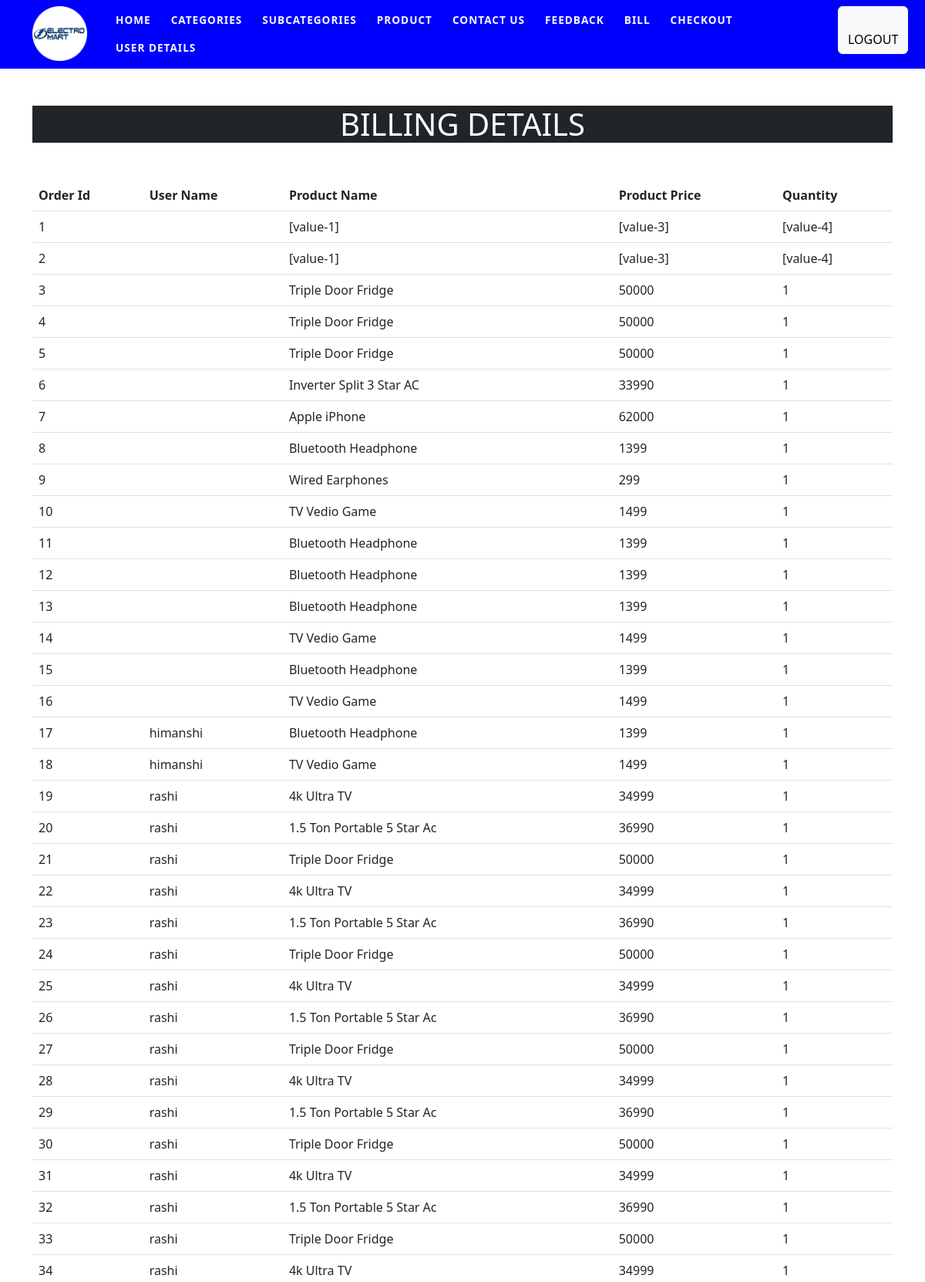
The app's page /admin2/bill.php (upper part) with its own data.
### tables this page shows
CREATE TABLE `cart` (
  `order_id` int(255) NOT NULL,
  `uname` varchar(255) NOT NULL,
  `pname` varchar(255) NOT NULL,
  `piamge` varchar(255) NOT NULL,
  `pprice` varchar(100) NOT NULL,
  `pquantity` varchar(111) NOT NULL
);

### admin2/bill.php (the view, shortened to what this page needs)
<!doctype html>
<html lang="en">
  <head>
  </head>
  <body>
  <?php
include("header-2.php");
    ?>
<div class="container mt-5">
<h1 class="text-center text-white bg-dark mb-5">BILLING DETAILS</h1>
  <table class="table bg-success-stripped">
  <thead>
    <tr>
      <th scope="col">Order Id</th>
      <th scope="col">User Name</th>
      <th scope="col">Product Name</th>
      <th scope="col">Product Price</>
      <th scope="col">Quantity</th>
    </tr>
  </thead>
  <tbody>
  <?php
include("connection.php");
$query = mysqli_query($conn, "select * from cart");
while ($fetch = mysqli_fetch_array($query)) {
?>
    <tr>
    <td><?php  echo $fetch['order_id'] ?></td>
    <td><?php  echo $fetch['uname'] ?></td>
    <td><?php  echo $fetch['pname'] ?></td>
    <td><?php  echo $fetch['pprice'] ?></td>
    <td><?php  echo $fetch['pquantity'] ?></td>
    </tr>
    <?php
}
    ?>
  </tbody>
</table>
</div>
</body>
</html>

### admin2/css/app.css (style rules this page uses)
:root { --bs-breadcrumb-divider: ">"; --em-primary: ; --em-secondary: #ffa500; --em-black: #000000; --em-white: #ffffff; --em-blue: #0000ff; }
body { overflow-x: hidden; }

### assets/css/app.css (style rules this page uses)
:root { --bs-breadcrumb-divider: ">"; --em-primary: ; --em-secondary: #ffa500; --em-black: #000000; --em-white: #ffffff; --em-blue: #0000ff; }
body { overflow-x: hidden; }

### records on screen
cart: order_id "1", pname "[value-1]", pprice "[value-3]", pquantity "[value-4]"
cart: order_id "2", pname "[value-1]", pprice "[value-3]", pquantity "[value-4]"
cart: order_id "3", pname "Triple Door Fridge", pprice "50000", pquantity "1"
cart: order_id "4", pname "Triple Door Fridge", pprice "50000", pquantity "1"
cart: order_id "5", pname "Triple Door Fridge", pprice "50000", pquantity "1"
cart: order_id "6", pname "Inverter Split 3 Star AC", pprice "33990", pquantity "1"
cart: order_id "7", pname "Apple iPhone", pprice "62000", pquantity "1"
cart: order_id "8", pname "Bluetooth Headphone", pprice "1399", pquantity "1"
cart: order_id "9", pname "Wired Earphones", pprice "299", pquantity "1"
cart: order_id "10", pname "TV Vedio Game", pprice "1499", pquantity "1"
cart: order_id "11", pname "Bluetooth Headphone", pprice "1399", pquantity "1"
cart: order_id "12", pname "Bluetooth Headphone", pprice "1399", pquantity "1"
cart: order_id "13", pname "Bluetooth Headphone", pprice "1399", pquantity "1"
cart: order_id "14", pname "TV Vedio Game", pprice "1499", pquantity "1"
cart: order_id "15", pname "Bluetooth Headphone", pprice "1399", pquantity "1"
cart: order_id "16", pname "TV Vedio Game", pprice "1499", pquantity "1"
cart: order_id "17", uname "himanshi", pname "Bluetooth Headphone", pprice "1399", pquantity "1"
cart: order_id "18", uname "himanshi", pname "TV Vedio Game", pprice "1499", pquantity "1"
cart: order_id "19", uname "rashi", pname "4k Ultra TV", pprice "34999", pquantity "1"
cart: order_id "20", uname "rashi", pname "1.5 Ton Portable 5 Star Ac", pprice "36990", pquantity "1"
cart: order_id "21", uname "rashi", pname "Triple Door Fridge", pprice "50000", pquantity "1"
cart: order_id "22", uname "rashi", pname "4k Ultra TV", pprice "34999", pquantity "1"
cart: order_id "23", uname "rashi", pname "1.5 Ton Portable 5 Star Ac", pprice "36990", pquantity "1"
cart: order_id "24", uname "rashi", pname "Triple Door Fridge", pprice "50000", pquantity "1"
cart: order_id "25", uname "rashi", pname "4k Ultra TV", pprice "34999", pquantity "1"
cart: order_id "26", uname "rashi", pname "1.5 Ton Portable 5 Star Ac", pprice "36990", pquantity "1"
cart: order_id "27", uname "rashi", pname "Triple Door Fridge", pprice "50000", pquantity "1"
cart: order_id "28", uname "rashi", pname "4k Ultra TV", pprice "34999", pquantity "1"
cart: order_id "29", uname "rashi", pname "1.5 Ton Portable 5 Star Ac", pprice "36990", pquantity "1"
cart: order_id "30", uname "rashi", pname "Triple Door Fridge", pprice "50000", pquantity "1"
cart: order_id "31", uname "rashi", pname "4k Ultra TV", pprice "34999", pquantity "1"
cart: order_id "32", uname "rashi", pname "1.5 Ton Portable 5 Star Ac", pprice "36990", pquantity "1"
cart: order_id "33", uname "rashi", pname "Triple Door Fridge", pprice "50000", pquantity "1"
cart: order_id "34", uname "rashi", pname "4k Ultra TV", pprice "34999", pquantity "1"
